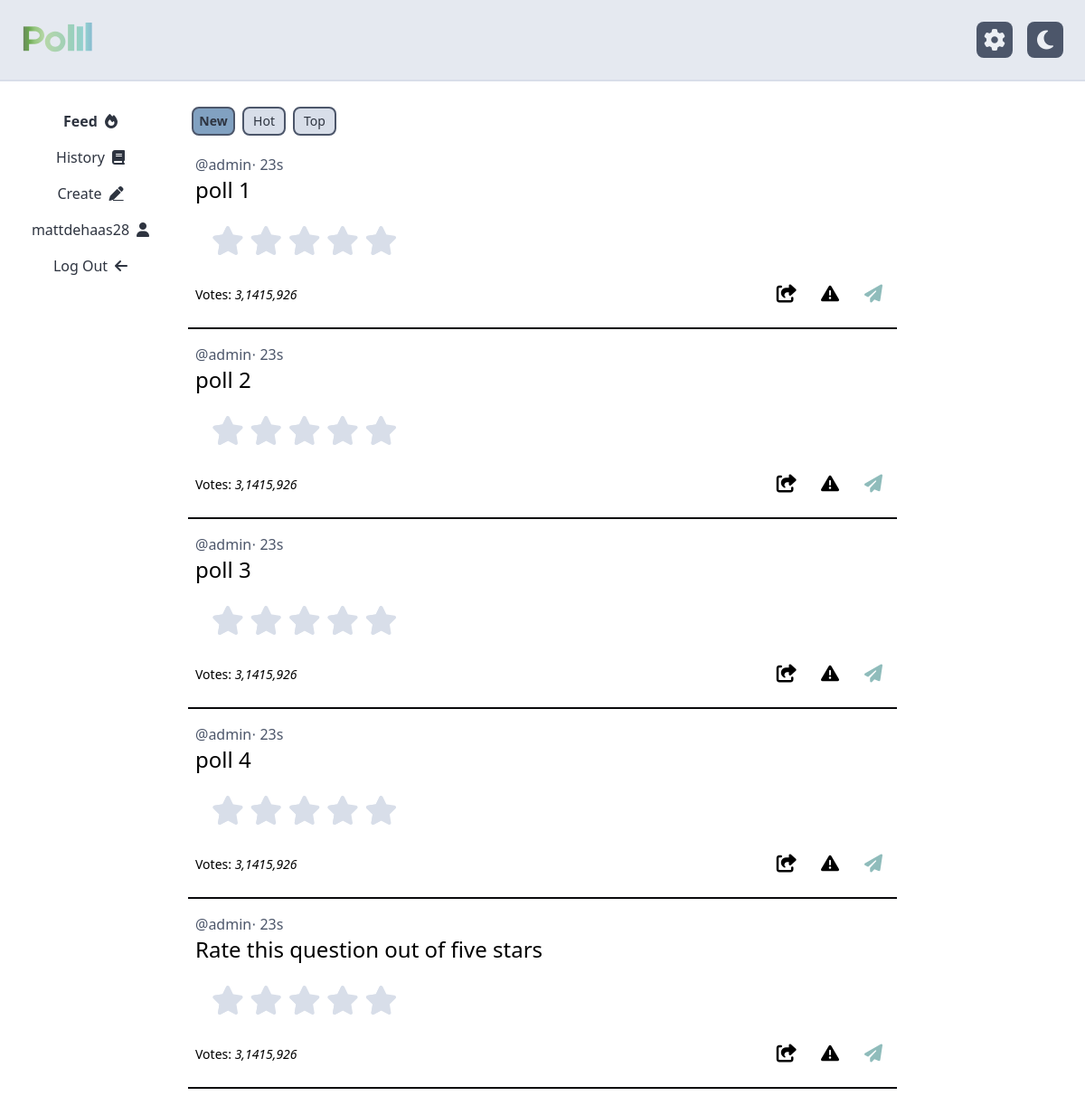
The app's page /home/feed (signed in) with its own data.
### tables this page shows
CREATE TABLE poll (
	id INTEGER PRIMARY KEY, 
	creator_id INTEGER NOT NULL, 
	question TEXT NOT NULL, 
	poll_type TEXT NOT NULL, 
	date_created DATETIME NOT NULL, 
  FOREIGN KEY (creator_id) REFERENCES user (id)
);

CREATE TABLE user (
	id INTEGER PRIMARY KEY, 
	username TEXT NOT NULL, 
	email TEXT UNIQUE NOT NULL, 
	account_created DATETIME NOT NULL, 
	last_online DATETIME NOT NULL, 
  last_poll_created DATETIME,
  next_poll_allowed DATETIME
);

### polll/home.py (the view)
@home.route("/home/feed")
@requires_auth
def feed():
    db = get_db()
    cur = db.cursor()
    id_query = """
    SELECT id
    FROM poll
    WHERE poll.creator_id != ?
    EXCEPT SELECT poll_id FROM (
        SELECT DISTINCT poll_id
        FROM response
        WHERE response.user_id = ?
        UNION
        SELECT DISTINCT poll_id
        FROM report
        WHERE report.creator_id = ?
    )
    """
    user_id = session["user"]["id"]
    res = cur.execute(id_query, (user_id, user_id, user_id))
    ids = [response["id"] for response in res.fetchall()]
    poll_query = """
    SELECT poll.*, user.username AS creator
    FROM poll
    INNER JOIN user ON user.id = poll.creator_id
    WHERE poll.id = ?
    """
    answer_query = """
    SELECT *
    FROM poll_answer
    WHERE poll_id = ?
    ORDER BY RANDOM()
    """
    polls = []
    for id in ids:
        poll = dict(cur.execute(poll_query, (id,)).fetchone())
        answers = cur.execute(answer_query, (id,)).fetchall()
        poll["answers"] = [dict(answer) for answer in answers]
        poll["poll_template"] = poll_template(poll)
        poll["url"] = id_to_url(poll["id"])
        polls.append(poll)
    session["admin"] = False
    session["tab"] = "feed"
    return render_template("home/feed.html", session=session, polls=polls)

### polll/auth.py (called while the page is built)
def requires_auth(f):
    @wraps(f)
    def decorated(*args, **kwargs):
        if "user" not in session:
            return redirect(url_for('auth.login'))
        return f(*args, **kwargs)
    return decorated

### polll/db.py (called while the page is built)
def get_db():
    if "db" not in g:
        g.db = sqlite3.connect(
            current_app.config["DATABASE"],
            detect_types=sqlite3.PARSE_DECLTYPES
        )
        g.db.row_factory = sqlite3.Row
    return g.db

### polll/models.py (called while the page is built)
def poll_template(poll):
    template = poll["poll_type"].lower().replace("_", "-")
    return f"polls/{template}.html"

def id_to_url(n):
    hash = ((0x0000FFFF & n) << 16) + ((0xFFFF0000 & n) >> 16)
    code = base64.urlsafe_b64encode(str(hash).encode()).decode()
    return f"{request.scheme}://{request.host}/poll/{code}"

### polll/templates/home/feed.html
{% extends "home/home.html" %}
{%macro filter_btn(col, colDark, text, bf="font-light") %}
  <button id="{{text}}" onclick="toggle_filter_button('{{col}}', '{{text}}')" class="bg-{{col}} text-nord-0 border-2 border-nord-3 dark:bg-{{colDark}} dark:border-nord-2 text-nord-0 rounded-lg w-9 sm:w-10 md:w-11 lg:w-12 h-6 md:h-7 lg:h-8 m-1 flex justify-center items-center {{bf}}">{{text}}</button>
{%endmacro%}
{% block home_content %}
  <div class="w-full">
    <div class="flex flex-row text-xs md:text-sm">
      {{filter_btn('nord-9', 'nord-7', 'New', 'font-semibold')}}
      {{filter_btn('nord-4', 'nord-4', 'Hot')}}
      {{filter_btn('nord-4', 'nord-4', 'Top')}}
    </div>
  </div>
{% for poll in polls %}
  {% include poll["poll_template"] %}
{% endfor %}
{% endblock %}

### polll/templates/polls/numeric-star.html (shortened to what this page needs)
{% extends "polls/poll-base.html" %}
{% block poll_content %}
<div class="star-selector">
  <div class="rating-group">
    <label aria-label="0 stars"
           class="rating__label"
           for="rating00">
    </label>
    <label aria-label="0.5 stars"
           class="rating__label rating__label--half"
          for="rating05">
      <i class="rating__icon rating__icon--star fa fa-star-half"></i>
    </label>
    <label aria-label="1 stars"
           class="rating__label"
          for="rating10">
      <i class="rating__icon rating__icon--star fa fa-star"></i>
    </label>
    <label aria-label="1.5 stars"
           class="rating__label rating__label--half"
           for="rating15">
      <i class="rating__icon rating__icon--star fa fa-star-half"></i>
    </label>
    <label aria-label="2 stars"
           class="rating__label"
           for="rating20">
      <i class="rating__icon rating__icon--star fa fa-star"></i>
    </label>
    <label aria-label="2.5 stars"
           class="rating__label rating__label--half"
           for="rating25">
      <i class="rating__icon rating__icon--star fa fa-star-half"></i>
    </label>
    <label aria-label="3 stars"
           class="rating__label"
           for="rating30">
      <i class="rating__icon rating__icon--star fa fa-star"></i>
    </label>
    <label aria-label="3.5 stars"
           class="rating__label rating__label--half"
           for="rating35">
      <i class="rating__icon rating__icon--star fa fa-star-half"></i>
    </label>
    <label aria-label="4 stars"
           class="rating__label"
          for="rating40">
      <i class="rating__icon rating__icon--star fa fa-star"></i>
    </label>
    <label aria-label="4.5 stars"
           class="rating__label rating__label--half"
          for="rating45">
      <i class="rating__icon rating__icon--star fa fa-star-half"></i>
    </label>
    <label aria-label="5 stars"
           class="rating__label"
           for="rating50">
      <i class="rating__icon rating__icon--star fa fa-star"></i>
    </label>
  </div>
</div>
{% endblock %}

### polll/templates/polls/poll-base.html
<div class="poll-card border-b-2 border-zinc-950 overflow-hidden dark:border-nord-3 pt-2 pb-2">
  <div class="flex flex-col p-2">
    <p class="text-nord-3 font-light">@{{ poll.creator }}⋅ 23s</p>
    <p class="rounded-md text-2xl font-light">{{ poll.question }}</p>
  </div>
  <form
    class="p-2"
    hx-post="/home/response/{{ poll.id }}"
    hx-target="closest .poll-card"
    hx-trigger="submit"
    hx-swap="outerHTML"
  >
    {% block poll_content %} {% endblock %}
    <div class="flex flex-row text-sm justify-end items-center mt-4 font-light">
      <p class="grow">Votes:
        <i>3,1415,926</i>
      </p>
      <button class="w-10 rounded-md py-1 text-nord-6 dark:text-nord-0" onclick="navigator.clipboard.writeText('{{ poll.url }}')">
        <i class="ml-1 fa fa-share-from-square text-xl text-black dark:text-white"></i>
      </button>
      <button
        class="w-10 ml-2 h-10 rounded-md py-1 text-nord-6 dark:text-nord-0"
        hx-post="/home/report/{{ poll.id }}"
        hx-confirm="Are you sure you want to report this poll?"
        hx-swap="outerHTML"
      >
        <i class="ml-1 fa fa-triangle-exclamation text-xl text-black dark:text-white"></i>
      </button>
      <button
        class="ml-2 w-10 h-10 rounded-md py-1 text-nord-0"
        type="submit"
      >
        <i class="ml-1 fa fa-paper-plane text-xl text-nord-7"></i>
      </button>
    </div>
  </form>
</div>

### polll/static/styles/star-selector.css (style rules this page uses)
:root { --star-active: #b48ead; --star-inactive: #d8dee9; }
.rating-group { display: inline-flex; }
.rating__icon { pointer-events: none; }
.rating__label { cursor: pointer; padding: 0 0.1em; font-size: 2rem; }
.rating__label--half { padding-right: 0; width: 0.7em; margin-right: -0.7em; z-index: 2; }
.rating__icon--star { color: var(--star-active); }
.rating__input:checked ~ .rating__label .rating__icon--star { color: var(--star-inactive); }

### records on screen
poll: creator "admin", question "poll 1"
poll: creator "admin", question "poll 2"
poll: creator "admin", question "poll 3"
poll: creator "admin", question "poll 4"
poll: creator "admin", question "Rate this question out of five stars"

### other values on screen
{{ session.user.username }} "mattdehaas28"
{{ text }} "New Hot Top"
